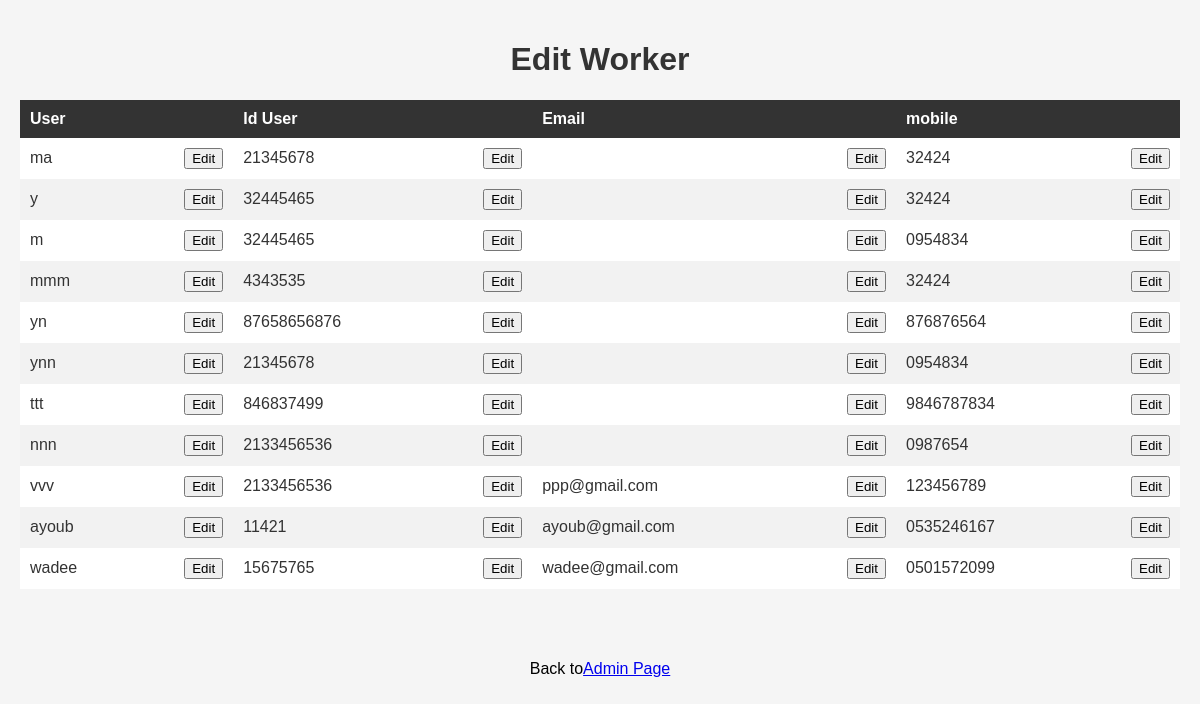
The app's page /EditWorker with its own data.
### Boards/models.py (models this page shows, shortened)
class Worker(models.Model):
    user = models.OneToOneField(User, on_delete=models.CASCADE)
    id_user = models.IntegerField()
    profile_pic = models.ImageField(
        upload_to='profile_pic/CustomerProfilePic/', null=True, blank=True)
    mobile = models.CharField(max_length=20, null=False)
    email = models.EmailField(null=False, default="")

### Boards/views.py (the view)
# urls.py: path('EditWorker', views.EditWorker, name='EditWorker'),
def EditWorker(request):
    context = {}
    if request.method == 'GET':
        result = models.Worker.objects.all()
        context = {"result": result}
    return render(request, 'EditWorker.html', context=context)

### Templates/EditWorker.html (shortened to what this page needs)
<!DOCTYPE html>
<html>
<head>
</head>
<body>
  <h1>Edit Worker</h1>
  <table>
    <thead>
      <tr>
        <th>User</th>
        <th>   </th>
        <th>Id User</th>
        <th>   </th>
        <th>Email</th>
        <th>   </th>
        <th>mobile</th>
        <th>   </th>
      </tr>
    </thead>
    <tbody>
        {% block content %}
        {% for x in result %}
            <tr>
                <td>{{x.user}}</td>
                <td><a href="{% url 'EditWorkerusername' x.user_id  %}"> <button style="float: right">Edit</button></a></td>
                <td>{{x.id_user}}</td>
                <td><a href="{% url 'EditWorkerIDuser' x.user_id  %}"> <button style="float: right">Edit</button></a></td>
                <td>{{x.email}}</td>
                <td><a href="{% url 'EditWorkerEmail' x.user_id  %}"> <button style="float: right">Edit</button></a></td>
                <td>{{x.mobile}}</td>
                <td><a href="{% url 'EditWorkermobile' x.user_id  %}"> <button style="float: right">Edit</button></a></td>
            </tr>
        {% endfor %}
        {% endblock content %}
    </tbody>
  </table>
<div style="display: flex; justify-content: center; align-items: center; height: 20vh;">  Back to  <a href= "/HomePageadmin" > Admin Page </a> </div>
</body>
</html>

### Templates/EditWorker.html (style rules this page uses)
body { font-family: Arial, sans-serif; background-color: #f5f5f5; margin: 0; padding: 20px; }
h1 { text-align: center; color: #333333; }
table { width: 100%; border-collapse: collapse; margin-top: 20px; }
th { background-color: #333333; color: #ffffff; padding: 10px; text-align: left; }
td { background-color: #ffffff; color: #333333; padding: 10px; }
tr:nth-child(even) td { background-color: #f2f2f2; }

### records on screen
Worker: user "ma", id_user "21345678", mobile "32424"
Worker: user "y", id_user "32445465", mobile "32424"
Worker: user "m", id_user "32445465", mobile "0954834"
Worker: user "mmm", id_user "4343535", mobile "32424"
Worker: user "yn", id_user "87658656876", mobile "876876564"
Worker: user "ynn", id_user "21345678", mobile "0954834"
Worker: user "ttt", id_user "846837499", mobile "9846787834"
Worker: user "nnn", id_user "2133456536", mobile "0987654"
Worker: user "vvv", id_user "2133456536", email "ppp@gmail.com", mobile "123456789"
Worker: user "ayoub", id_user "11421", email "ayoub@gmail.com", mobile "0535246167"
Worker: user "wadee", id_user "15675765", email "wadee@gmail.com", mobile "0501572099"
